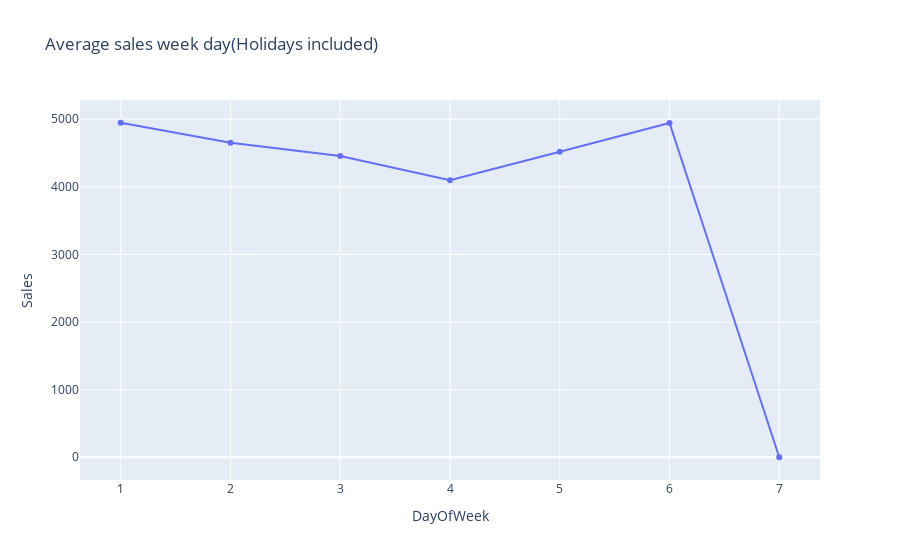

Source (notebook cell):
### Markdown cell above
### Check Average Sales based on Day of the week 
In case of STORE 1 : This shows that the sales are high on first and sixth day of the week and is low in fourth day. On the seventh day of the week the store is closed hence there so sales at all.

### Code cell
axis = first_store.groupby('DayOfWeek')[['Sales']].mean()
fig = px.line(axis, x = axis.index, y = 'Sales', title = 'Average sales week day(Holidays included)', markers = True)
fig.show()

### Figure 1 — Plotly figure (JSON) as saved in the notebook; plotly's stock layout.template omitted (floating-point values rounded to 4 significant figures)
{"data": [{"hovertemplate": "DayOfWeek=%{x}<br>Sales=%{y}<extra></extra>", "legendgroup": "", "line": {"color": "#636efa", "dash": "solid"}, "marker": {"symbol": "circle"}, "mode": "markers+lines", "name": "", "orientation": "v", "showlegend": false, "type": "scatter", "x": [1, 2, 3, 4, 5, 6, 7], "xaxis": "x", "y": [4946.0, 4651.0, 4454.0, 4095.0, 4516.0, 4943.0, 0], "yaxis": "y"}], "layout": {"legend": {"tracegroupgap": 0}, "title": {"text": "Average sales week day(Holidays included)"}, "xaxis": {"anchor": "y", "domain": [0, 1], "title": {"text": "DayOfWeek"}}, "yaxis": {"anchor": "x", "domain": [0, 1], "title": {"text": "Sales"}}}}
